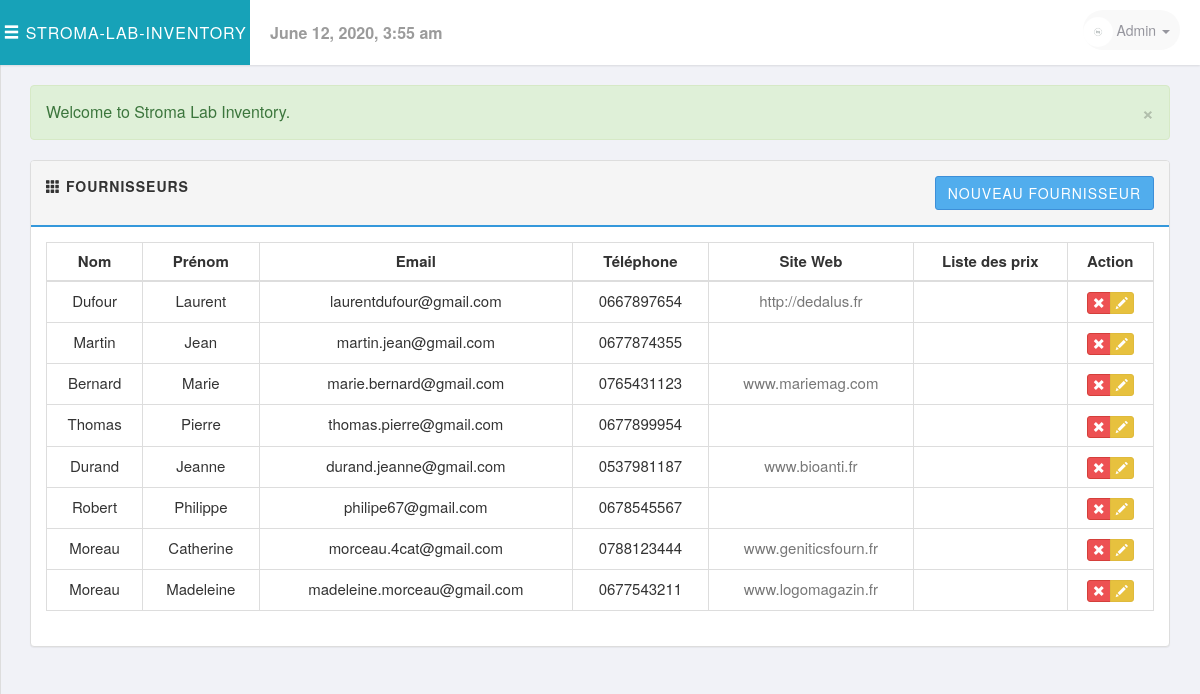
The app's page /php/providers.php (signed in) with its own data.
### tables this page shows
CREATE TABLE `fournisseurs` (
  `IdentifiantF` int(11) NOT NULL,
  `NomF` varchar(255) NOT NULL,
  `PrenomF` varchar(255) NOT NULL,
  `EmailF` varchar(255) NOT NULL,
  `TelephoneF` varchar(255) NOT NULL,
  `SiteWebF` varchar(255) NOT NULL,
  `ListeDesPrix` varchar(255) NOT NULL
);

### includes/session.php (called while the page is built, shortened)
<?php
class Session{
    public $msg;
    public function msg($type ='', $msg =''){
        if(!empty($msg)){
            if(strlen(trim($type)) == 1){
                $type = str_replace( array('d', 'i', 'w','s'), array('danger', 'info', 'warning','success'), $type );
            }
            $_SESSION['msg'][$type] = $msg;
        } else {
            return $this->msg;
        }
    }
    private function flash_msg(){
        if(isset($_SESSION['msg'])) {
            $this->msg = $_SESSION['msg'];
        } else {
            $this->msg;
        }
    }
}
$session = new Session();
$msg = $session->msg();
?>

### includes/sql.php (called while the page is built, shortened)
<?php
require_once('load.php');
function find_by_sql($sql)
{
    global $db;
    $result = $db->query($sql);
    $result_set = $db->while_loop($result);
    return $result_set;
}
function find_all_providers(){
    $sql = "SELECT * FROM fournisseurs";
    $result = find_by_sql($sql);
    return $result;
}
?>

### includes/database.php (called while the page is built, shortened)
<?php
class Mysqli_DB
{
    private $conn;
    public $query_id;
    public function db_connect()
    {
        $this->conn = mysqli_connect(DB_HOST, DB_USER, DB_PASS);
        if (!$this->conn) {
            die(" Database connection failed:" . mysqli_connect_error());
        } else {
            $select_db = $this->conn->select_db(DB_NAME);
        }
    }
    public function query($sql)
    {
        if (trim($sql != "")) {
            $this->query_id = $this->conn->query($sql);
        }
        return $this->query_id;
    }
    public function fetch_array($statement)
    {
        return mysqli_fetch_array($statement);
    }
    public function while_loop($loop)
    {
        $results = array();
        while ($result = $this->fetch_array($loop)) {
            $results[] = $result;
        }
        return $results;
    }
}
$db = new Mysqli_DB();
?>

### php/providers.php (the view, shortened to what this page needs)
<?php ob_start();
require_once('../includes/load.php');
$all_providers = find_all_providers();
?>
<?php include_once('../layouts/header.php'); ?>
<div class="row">
    <div class="col-md-12">
        <?php echo display_msg($msg); ?>
    </div>
</div>
<div class="row">
    <div class="col-md-12">
        <div class="panel panel-default">
            <div class="panel-heading clearfix">
                <strong>
                    <span class="glyphicon glyphicon-th"></span>
                    <span>Fournisseurs</span>
                </strong>
                <div class="pull-right">
                    <a href="#" class="btn btn-primary">Nouveau Fournisseur</a>
                </div>
            </div>
            <div class="panel-body">
                <table class="table table-bordered table-hover">
                    <thead>
                    <tr>
                        <th class="text-center">Nom</th>
                        <th class="text-center">Prénom</th>
                        <th class="text-center">Email</th>
                        <th class="text-center">Téléphone</th>
                        <th class="text-center">Site Web</th>
                        <th class="text-center">Liste des prix</th>
                        <th class="text-center">Action</th>
                    </tr>
                    </thead>
                    <tbody>
                    <?php foreach($all_providers as $provider): ?>
                        <tr>
                            <td class="text-center">
                                <?php echo first_character($provider['NomF']);?>
                            </td>
                            <td class="text-center">
                                <?php echo first_character($provider['PrenomF']);?>
                            </td>
                            <td class="text-center">
                                <?php echo $provider['EmailF'];?>
                            </td>
                            <td class="text-center">
                                <?php echo $provider['TelephoneF'];?>
                            </td>
                            <td class="text-center">
                                <a href="<?php echo $provider['SiteWebF'];?>" target="_blank"><?php echo $provider['SiteWebF'];?></a>
                            </td>
                            <td class="text-center">
                            </td>
                            <td class="text-center">
                                <div class="btn-group">
                                    <a href="delete_provider.php?IdentifiantF=<?php echo (int)$provider['IdentifiantF'];?>" class="btn btn-xs btn-danger" data-toggle="tooltip" title="Remove">
                                        <i class="glyphicon glyphicon-remove"></i>
                                    </a>
                                    <a href="#" class="btn btn-xs btn-warning" data-toggle="tooltip" title="Edit">
                                        <i class="glyphicon glyphicon-pencil"></i>
                                    </a>
                                </div>
                            </td>
                        </tr>
                    <?php endforeach;?>
                    </tbody>
                </table>
            </div>
        </div>
    </div>
</div>
<?php include_once('../layouts/footer.php'); ?>

### libs/css/style.css (style rules this page uses)
body { font-family: 'Helvetica Neue', Helvetica, Arial, sans-serif; font-size: 16px; font-weight: 400; overflow-x: hidden; overflow-y: auto; background: #f1f2f7; height: 100%; width: 100%; }
a { text-decoration: none; color: #777777; }
.btn { border-radius: 3px; transition: all 300ms ease-in-out; }
.btn-primary { color: #fff; background-color: #51aded; border-color: #3d8fd8 }
.btn-warning { background-color: #e7c13e; border-color: #dfba3c; }
.btn-danger { background-color: #ed5153 }
table { font-size: 15px; }
.panel-default > .panel-heading { background-color: #f5f5f5; border-bottom: 2px solid #3498DB; font-size: 14px; text-transform: uppercase; letter-spacing: 1px; padding: 15px; }

### records on screen
fournisseurs: NomF "Dufour", PrenomF "Laurent", EmailF "laurentdufour@gmail.com", TelephoneF "0667897654", SiteWebF "http://dedalus.fr"
fournisseurs: NomF "Martin", PrenomF "Jean", EmailF "martin.jean@gmail.com", TelephoneF "0677874355"
fournisseurs: NomF "Bernard", PrenomF "Marie", EmailF "marie.bernard@gmail.com", TelephoneF "0765431123", SiteWebF "www.mariemag.com"
fournisseurs: NomF "Thomas", PrenomF "Pierre", EmailF "thomas.pierre@gmail.com", TelephoneF "0677899954"
fournisseurs: NomF "Durand", PrenomF "Jeanne", EmailF "durand.jeanne@gmail.com", TelephoneF "0537981187", SiteWebF "www.bioanti.fr"
fournisseurs: NomF "Robert", PrenomF "Philippe", EmailF "philipe67@gmail.com", TelephoneF "0678545567"
fournisseurs: NomF "Moreau", PrenomF "Catherine", EmailF "morceau.4cat@gmail.com", TelephoneF "0788123444", SiteWebF "www.geniticsfourn.fr"
fournisseurs: NomF "Moreau", PrenomF "Madeleine", EmailF "madeleine.morceau@gmail.com", TelephoneF "0677543211", SiteWebF "www.logomagazin.fr"

### other values on screen
display_msg($msg) "Welcome to Stroma Lab Inventory."
